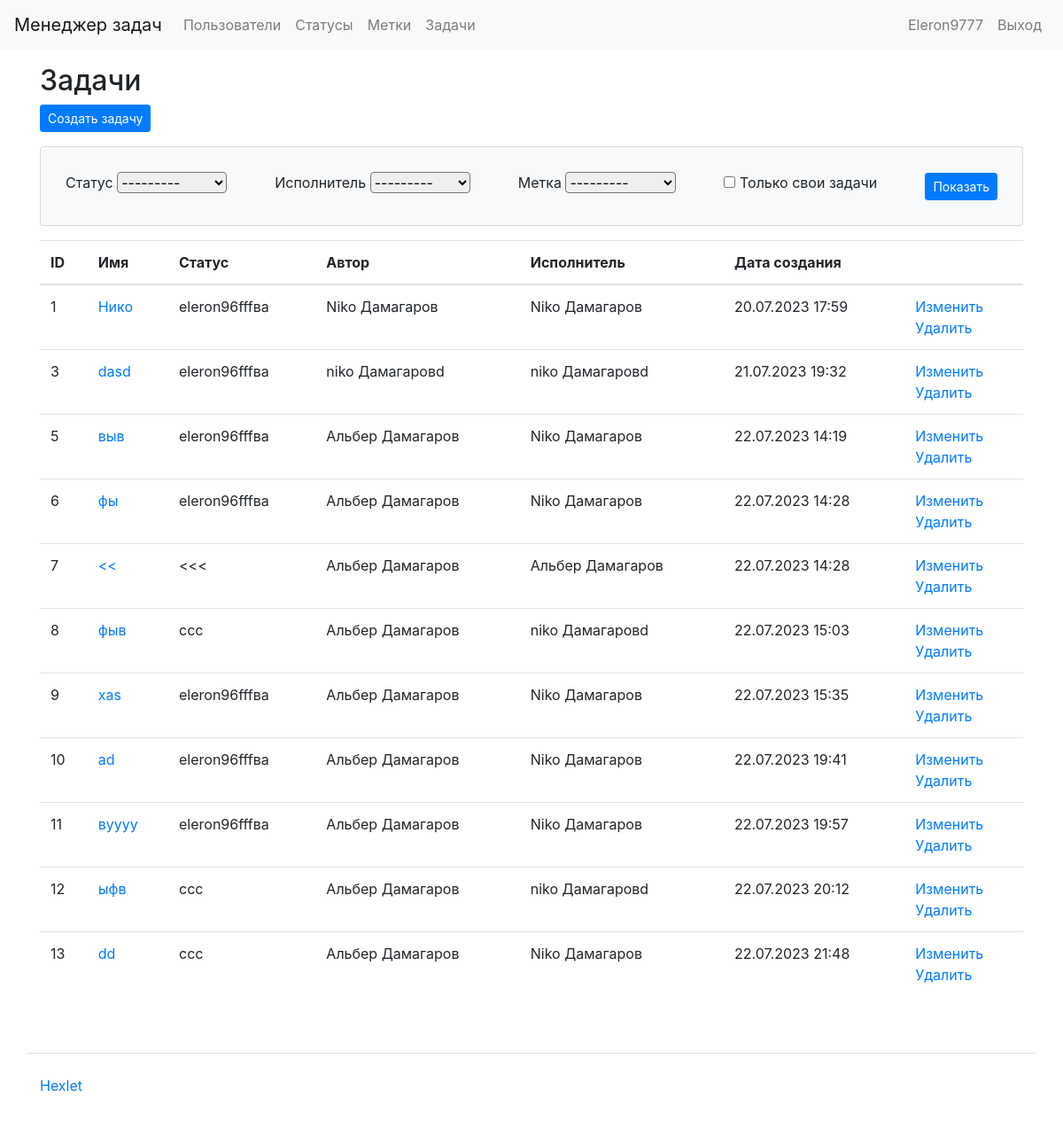
The app's page /tasks/ (signed in), older data.
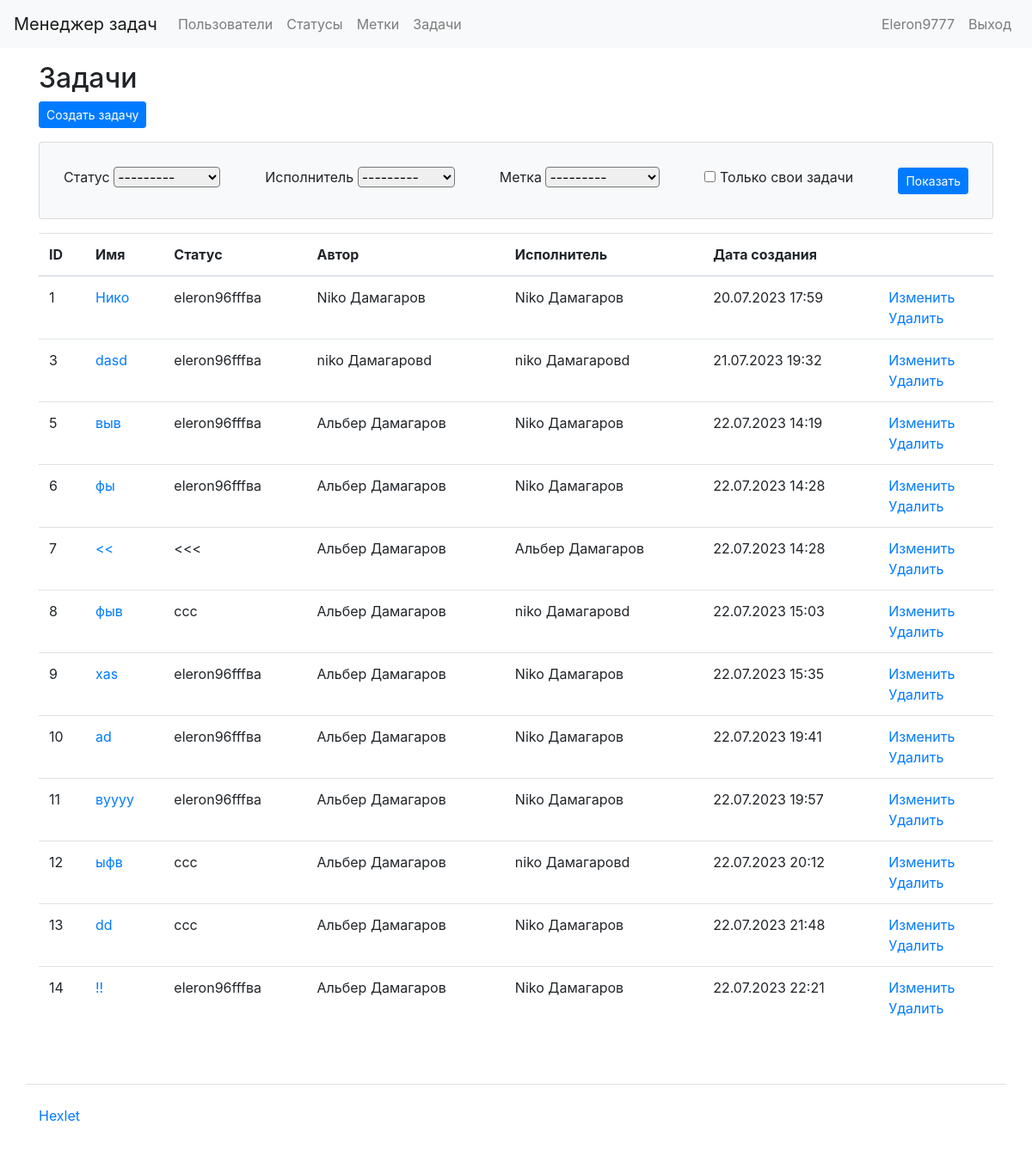
The same page, newer data.
### task_manager/tasks/models.py (models this page shows, shortened)
class Task(models.Model):
    name = models.CharField(max_length=100, verbose_name=_('Name'))
    description = models.TextField(verbose_name=_('Description'))
    status = models.ForeignKey(Status, on_delete=models.CASCADE, verbose_name=_('Status'))  # Link to the Status model
    author = models.ForeignKey(User, on_delete=models.CASCADE, related_name='author_tasks', verbose_name=_('Author'))  # Link to the User model
    executor = models.ForeignKey(User, on_delete=models.CASCADE, related_name='executor_tasks', verbose_name=_('Executor'))  # Link to the User model
    labels = models.ManyToManyField(Labels, verbose_name=_('Labels'), through='TaskLabel', related_name='Tasks')  # Link to the Label model
    created_date = models.DateTimeField(auto_now_add=True)
    class Meta:
        app_label = 'tasks'

### task_manager/status/models.py (models this page shows, shortened)
class Status(models.Model):
    name = models.CharField(verbose_name=gettext_lazy('Name'), max_length=100)
    created_date = models.DateTimeField(auto_now_add=True)
    class Meta:
        app_label = 'status'

### task_manager/users/models.py (models this page shows, shortened)
class User(AbstractUser):
    def __str__(self):
        return self.get_full_name()

### task_manager/tasks/views.py (the view, shortened to what this page needs)
# urls.py: path('tasks/', tasks_list, name='tasks'),
@login_required
def tasks_list(request):
    form = TaskFilterForm(request.GET or None)
    tasks = TaskModel.objects.all()
    statuses = Status.objects.all()
    context = {'form': form, 'tasks': tasks,
               'task_statuses': statuses}
    return render(request, 'tasks/tasks.html', context)

### task_manager/tasks/forms.py
class TaskFilterForm(forms.Form):
    status = forms.ModelChoiceField(queryset=Status.objects.all(), required=False)
    executor = forms.ModelChoiceField(queryset=User.objects.all(), required=False)
    label = forms.ModelChoiceField(queryset=Labels.objects.all(), required=False)
    my_tasks = forms.BooleanField(required=False)

### task_manager/templates/tasks/tasks.html (shortened to what this page needs)
{% extends "base.html" %}
{% load i18n %}
{% block content %}
  <h2>{% trans "Tasks" %}</h2>
  <div class="mb-3">
    <a href="{% url 'create_tasks' %}" class="btn btn-primary btn-sm">{% trans "Create Task" %}</a>
  </div>
  <div class="card mb-3 card-body bg-light">
    <form method="GET" class="d-flex flex-row align-items-center justify-content-between flex-wrap">
      <div class="p-2">
        <label class="form-label" for="id_status">{% trans "Status" %}</label>
        <select name="status" class="form-select rounded" id="id_status">
          <option value="" selected>---------</option>
        </select>
      </div>
      <div class="p-2">
        <label class="form-label" for="id_executor">{% trans "Executor" %}</label>
        <select name="executor" class="form-select rounded" id="id_executor">
          <option value="" selected>---------</option>
        </select>
      </div>
      <div class="p-2">
        <label class="form-label" for="id_label">{% trans "Label" %}</label>
        <select name="label" class="form-select rounded" id="id_label">
          <option value="" selected>---------</option>
        </select>
      </div>
      <div class="p-2 form-check">
        <input type="checkbox" id="my_tasks" name="my_tasks">
        <label for="my_tasks">{% trans "Only my tasks" %}</label>
      </div>
      <div class="p-2">
        <input class="btn btn-primary btn-sm" type="submit" value="{% trans 'Show' %}">
      </div>
    </form>
  </div>
  <table class="table">
    <thead>
      <tr>
        <th scope="col">{% trans "id" %}</th>
        <th scope="col">{% trans "Name" %}</th>
        <th scope="col">{% trans "Status" %}</th>
        <th scope="col">{% trans "Author" %}</th>
        <th scope="col">{% trans "Executor" %}</th>
        <th scope="col">{% trans "Creation date" %}</th>
        <th scope="col"></th>
      </tr>
    </thead>
    <tbody>
      {% for task in tasks %}
      <tr>
        <td>{{ task.id }}</td>
        <td><a href="{% url 'tasks_details' task.pk %}">{{ task.name }}</a></td>
        <td>{{ task.status.name }}</td>
        <td>{{ task.author }}</td>
        <td>{{ task.executor }}</td>
        <td>{{ task.created_date|date:"d.m.Y H:i" }}</td>
        <td>
          <a href="{% url 'edit_tasks' task.id %}">{% trans "Edit" %}</a>
          <br>
          <a href="{% url 'delete_tasks' task.id %}">{% trans "Delete" %}</a>
        </td>
      </tr>
      {% endfor %}
    </tbody>
  </table>
{% endblock %}

Row changes from the older to the newer data that the page shows:
added Task: id "14", name "!!", status.name "eleron96fffва", author "Альбер Дамагаров", executor "Niko Дамагаров", created_date "22.07.2023 22:21"
